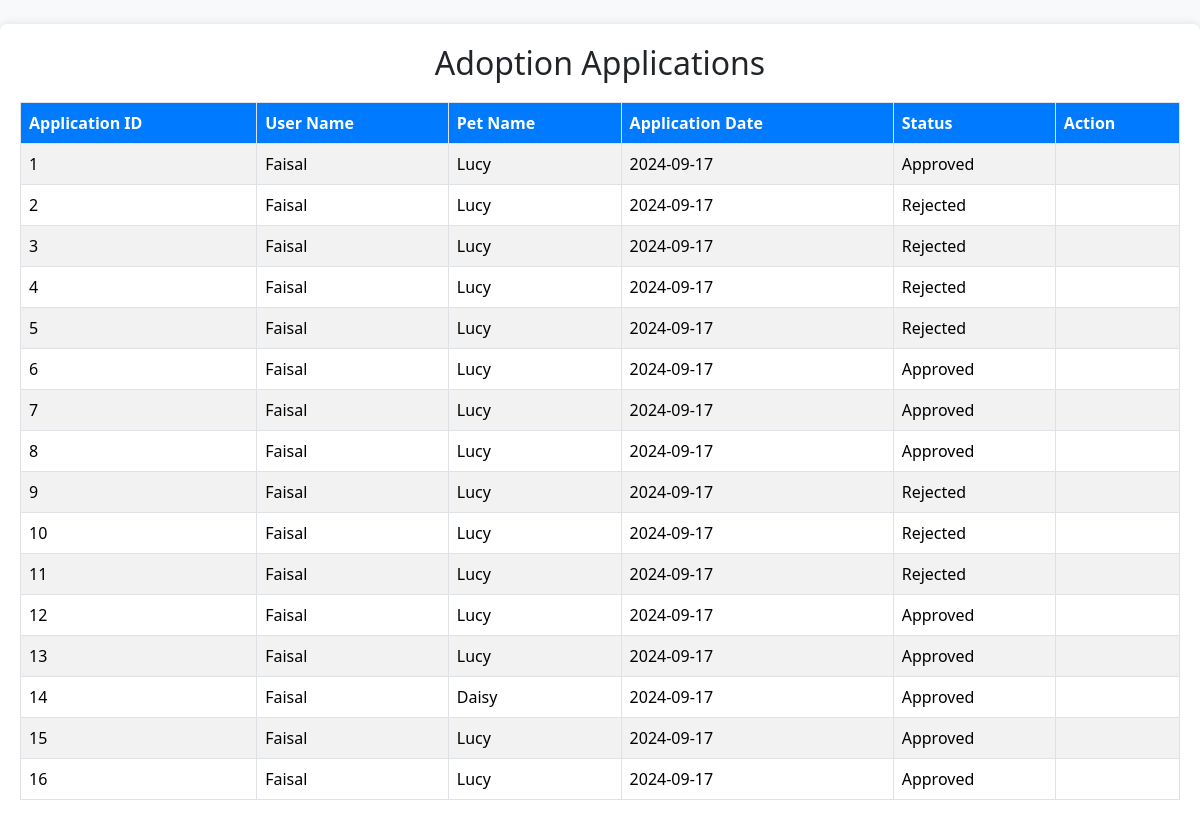
/admin_dashboard.php (signed in), run on the app's committed database.
### tables this page shows
CREATE TABLE `adoptionapplication` (
  `Application_id` int(11) NOT NULL,
  `ApplicationDate` date DEFAULT NULL,
  `Pet_id` int(11) NOT NULL,
  `ApprovalDate` date DEFAULT NULL,
  `Status` varchar(50) DEFAULT NULL,
  `User_id` int(11) DEFAULT NULL
);

CREATE TABLE `user` (
  `User_id` int(11) NOT NULL,
  `Name` varchar(100) DEFAULT NULL,
  `Password` varchar(100) DEFAULT NULL,
  `ContactNumber` varchar(20) DEFAULT NULL,
  `Address` varchar(255) DEFAULT NULL,
  `Email` varchar(100) DEFAULT NULL,
  `Owned_pets` int(11) DEFAULT NULL
);

CREATE TABLE `pet` (
  `Pet_id` int(11) NOT NULL,
  `Name` varchar(50) DEFAULT NULL,
  `Type` varchar(50) DEFAULT NULL,
  `Breed` varchar(50) DEFAULT NULL,
  `Age` int(11) DEFAULT NULL,
  `AdoptionStatus` tinyint(1) DEFAULT NULL,
  `Image_url` varchar(255) DEFAULT NULL
);

### admin_dashboard.php (the view, shortened to what this page needs)
<?php
require('db.php');
$sql = "SELECT adoptionapplication.Application_id, adoptionapplication.ApplicationDate, adoptionapplication.Status,
               user.Name AS userName, pet.Name AS petName
        FROM adoptionapplication
        LEFT JOIN user ON adoptionapplication.User_id = user.User_id
        LEFT JOIN pet ON adoptionapplication.Pet_id = pet.Pet_id";
$result = $conn->query($sql);
?>
<!DOCTYPE html>
<html>
<head>
    <link rel="stylesheet" href="https://cdn.jsdelivr.net/npm/bootstrap@5.3.3/dist/css/bootstrap.min.css">
</head>
<body>
    <div class="admin-dashboard">
        <h2>Adoption Applications</h2>
        <table class="table table-striped table-bordered">
            <thead>
                <tr>
                    <th>Application ID</th>
                    <th>User Name</th>
                    <th>Pet Name</th>
                    <th>Application Date</th>
                    <th>Status</th>
                    <th>Action</th>
                </tr>
            </thead>
            <tbody>
                <?php while ($row = $result->fetch_assoc()): ?>
                <tr>
                    <td><?php echo htmlspecialchars($row['Application_id']); ?></td>
                    <td><?php echo htmlspecialchars($row['userName']); ?></td>
                    <td><?php echo htmlspecialchars($row['petName']); ?></td>
                    <td><?php echo htmlspecialchars($row['ApplicationDate']); ?></td>
                    <td><?php echo htmlspecialchars($row['Status']); ?></td>
                    <td>
                    </td>
                </tr>
                <?php endwhile; ?>
            </tbody>
        </table>
    </div>
</body>
</html>

### admin_dashboard.php (style rules this page uses)
body { background-color: #f8f9fa; }
.admin-dashboard { max-width: 1200px; margin: 2% auto; padding: 20px; background: #fff; border-radius: 8px; box-shadow: 0 0 10px rgba(0,0,0,0.1); }
.admin-dashboard h2 { margin-bottom: 20px; text-align: center; }
.table thead th { background-color: #007bff; color: #fff; }
.table tbody tr { transition: background-color 0.3s; }

### data on the page
adoptionapplication: Application_id "1", User.Name "Faisal", Pet.Name "Lucy", ApplicationDate "2024-09-17", Status "Approved"
adoptionapplication: Application_id "2", User.Name "Faisal", Pet.Name "Lucy", ApplicationDate "2024-09-17", Status "Rejected"
adoptionapplication: Application_id "3", User.Name "Faisal", Pet.Name "Lucy", ApplicationDate "2024-09-17", Status "Rejected"
adoptionapplication: Application_id "4", User.Name "Faisal", Pet.Name "Lucy", ApplicationDate "2024-09-17", Status "Rejected"
adoptionapplication: Application_id "5", User.Name "Faisal", Pet.Name "Lucy", ApplicationDate "2024-09-17", Status "Rejected"
adoptionapplication: Application_id "6", User.Name "Faisal", Pet.Name "Lucy", ApplicationDate "2024-09-17", Status "Approved"
adoptionapplication: Application_id "7", User.Name "Faisal", Pet.Name "Lucy", ApplicationDate "2024-09-17", Status "Approved"
adoptionapplication: Application_id "8", User.Name "Faisal", Pet.Name "Lucy", ApplicationDate "2024-09-17", Status "Approved"
adoptionapplication: Application_id "9", User.Name "Faisal", Pet.Name "Lucy", ApplicationDate "2024-09-17", Status "Rejected"
adoptionapplication: Application_id "10", User.Name "Faisal", Pet.Name "Lucy", ApplicationDate "2024-09-17", Status "Rejected"
adoptionapplication: Application_id "11", User.Name "Faisal", Pet.Name "Lucy", ApplicationDate "2024-09-17", Status "Rejected"
adoptionapplication: Application_id "12", User.Name "Faisal", Pet.Name "Lucy", ApplicationDate "2024-09-17", Status "Approved"
adoptionapplication: Application_id "13", User.Name "Faisal", Pet.Name "Lucy", ApplicationDate "2024-09-17", Status "Approved"
adoptionapplication: Application_id "14", User.Name "Faisal", Pet.Name "Daisy", ApplicationDate "2024-09-17", Status "Approved"
adoptionapplication: Application_id "15", User.Name "Faisal", Pet.Name "Lucy", ApplicationDate "2024-09-17", Status "Approved"
adoptionapplication: Application_id "16", User.Name "Faisal", Pet.Name "Lucy", ApplicationDate "2024-09-17", Status "Approved"
